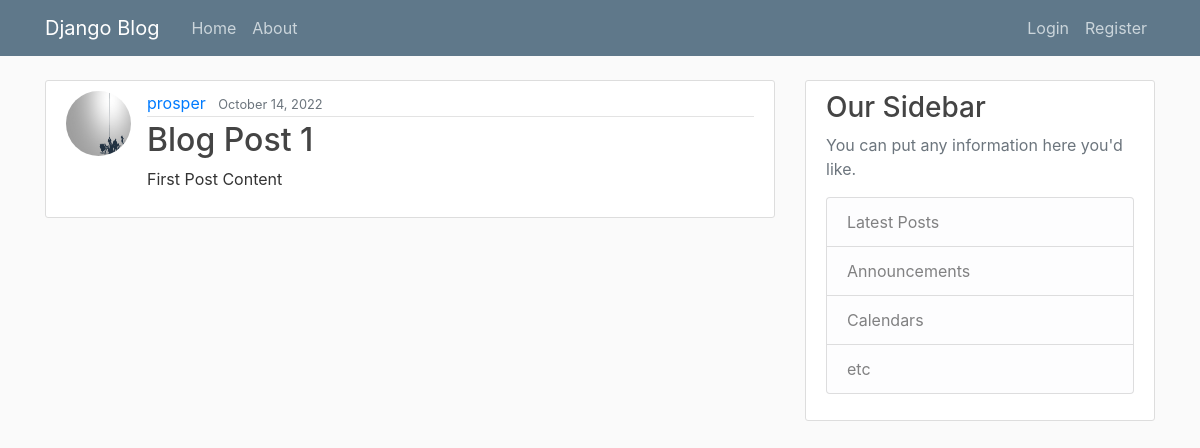
/blog-post-1/, run on the app's committed database.
### blog/models.py (models this page shows, shortened)
class Post(models.Model):
    title = models.CharField(max_length=100)
    content = models.TextField()
    author = models.ForeignKey(User, on_delete=models.CASCADE)
    date_posted = models.DateTimeField(default=timezone.now)
    slug = models.SlugField()

class Profile(models.Model):
    user = models.OneToOneField(User, on_delete=models.CASCADE)
    image = models.ImageField(default="user.jpg", upload_to="profile_pics")

### blog/views.py (the view)
# urls.py: path("<slug:slug>/", views.detail, name="post-detail"),
def detail(request, slug):
    post = Post.objects.get(slug=slug)
    return render(request, "blog/detail.html", {'post':post})

### blog/templates/blog/detail.html
{% extends "blog/base.html" %}
{% block content %}
    <article class="media content-section">
        <img class="rounded-circle article-img" src="{{ post.author.profile.image.url }}">
        <div class="media-body">
        <div class="article-metadata">
            <a class="mr-2" href="#">{{ post.author }}</a>
            <small class="text-muted">{{ post.date_posted|date:"F d, Y" }}</small>
        </div>
        <h2><a class="article-title" href="">{{ post.title }}</a></h2>
        <p class="article-content">{{ post.content }}</p>
        </div>
    </article>
{% endblock content %}

### blog/static/blog/main.css (style rules this page uses)
body { background: #fafafa; color: #333333; margin-top: 5rem; }
h1, h2, h3, h4, h5, h6 { color: #444444; }
.content-section { background: #ffffff; padding: 10px 20px; border: 1px solid #dddddd; border-radius: 3px; margin-bottom: 20px; }
.article-title { color: #444444; }
.article-content { white-space: pre-line; }
.article-img { height: 65px; width: 65px; margin-right: 16px; }
.article-metadata { padding-bottom: 1px; margin-bottom: 4px; border-bottom: 1px solid #e3e3e3 }

### data on the page
Post: author.profile.image (picture), author "prosper", date_posted "October 14, 2022", title "Blog Post 1", content "First Post Content"
